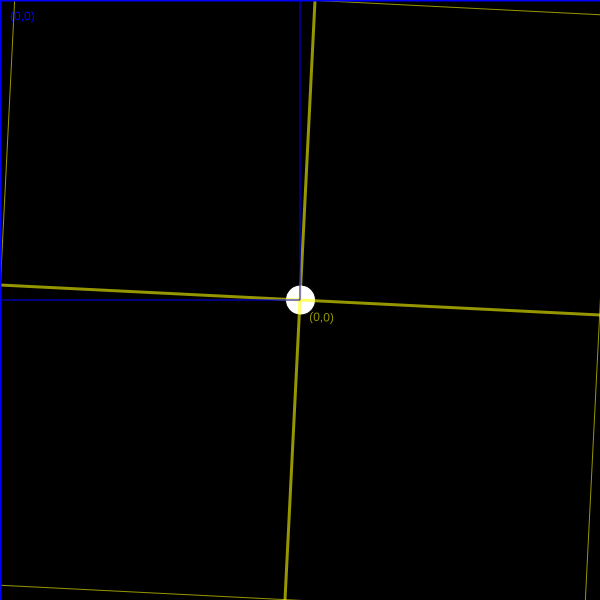
Frame 1 (no input)
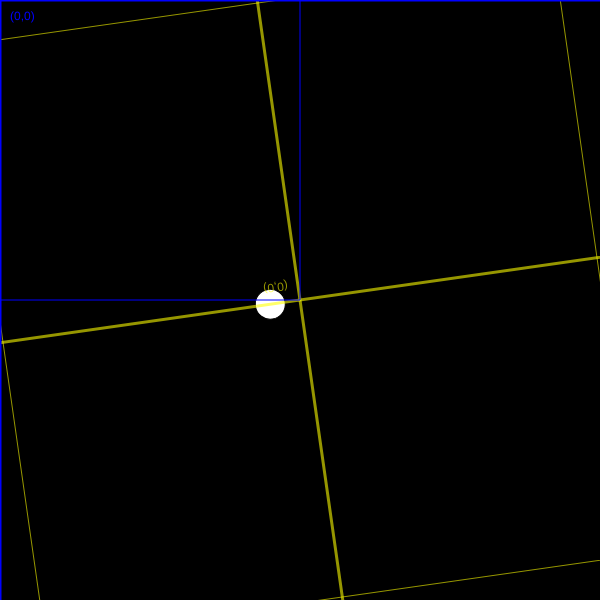
Frame 60 (no input)
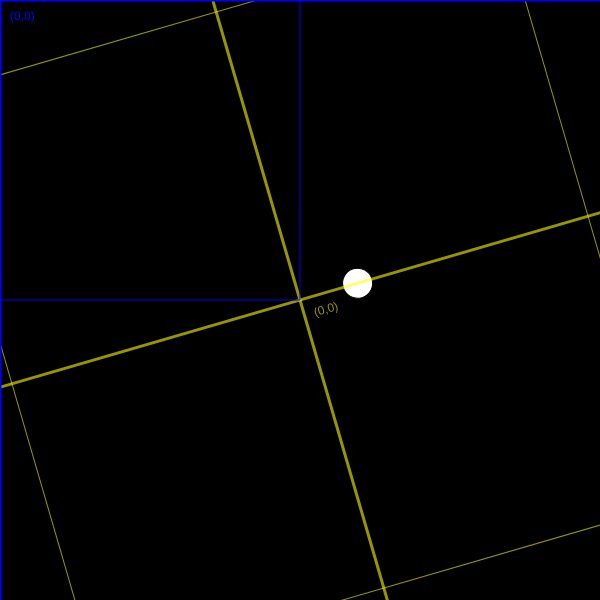
Frame 120 (the mouse pressed at the canvas centre since frame 60)

The p5.js sketch that drew these frames (run headless with seeded random() and noise() and a simulated clock; from frame 60 on, the mouse is pressed at the canvas centre):

// p5.js sketch
// ── sketch.js
// IMA NYU Shanghai
// The Nature of Code
// MOQN
// Feb 21 2017

function setup() {
  createCanvas(600,600);
}

function draw() {
  background(0);
  push();
  translate(width/2,height/2);
  rotate(frameCount*0.05);
  fill(255);
  ellipse(frameCount*0.5,0,30,30);
  drawCoordSystem(color(255,255,0,150));
  pop();
  
  drawCoordSystem(color(0,0,255));
}

function drawCoordSystem(c) {
  push();
  stroke(c);
  noFill();
  rectMode(CENTER);
  rect(0,0, width, height);
  strokeWeight(3);
  line(-width*2, 0, width*2, 0);
  line(0, -height*2, 0, height*2);
  noStroke();
  fill(c)
  text("(0,0)", 10, 20);
  pop();
}
